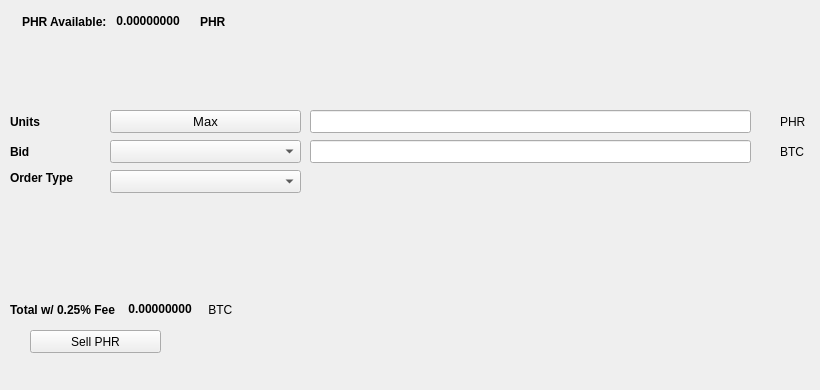
   <widget class="QWidget" name="SellTab">
    <attribute name="title">
     <string>Sell</string>
    </attribute>
    <widget class="QLabel" name="label_16">
     <property name="geometry">
      <rect>
       <x>780</x>
       <y>140</y>
       <width>31</width>
       <height>23</height>
      </rect>
     </property>
     <property name="text">
      <string>BTC</string>
     </property>
    </widget>
    <widget class="QComboBox" name="SellBidcomboBox">
     <property name="geometry">
      <rect>
       <x>110</x>
       <y>140</y>
       <width>191</width>
       <height>23</height>
      </rect>
     </property>
     <property name="font">
      <font>
       <pointsize>10</pointsize>
      </font>
     </property>
    </widget>
    <widget class="QLabel" name="label_18">
     <property name="geometry">
      <rect>
       <x>10</x>
       <y>110</y>
       <width>46</width>
       <height>23</height>
      </rect>
     </property>
     <property name="font">
      <font>
       <weight>75</weight>
       <bold>true</bold>
      </font>
     </property>
     <property name="text">
      <string>Units</string>
     </property>
    </widget>
    <widget class="QPushButton" name="Sell_Max_Amount">
     <property name="geometry">
      <rect>
       <x>110</x>
       <y>110</y>
       <width>191</width>
       <height>23</height>
      </rect>
     </property>
     <property name="font">
      <font>
       <pointsize>10</pointsize>
      </font>
     </property>
     <property name="text">
      <string>Max</string>
     </property>
    </widget>
    <widget class="QLabel" name="label_20">
     <property name="geometry">
      <rect>
       <x>10</x>
       <y>170</y>
       <width>91</width>
       <height>16</height>
      </rect>
     </property>
     <property name="font">
      <font>
       <weight>75</weight>
       <bold>true</bold>
      </font>
     </property>
     <property name="text">
      <string>Order Type</string>
     </property>
    </widget>
    <widget class="QComboBox" name="SellOrdertypeCombo">
     <property name="geometry">
      <rect>
       <x>110</x>
       <y>170</y>
       <width>191</width>
       <height>23</height>
      </rect>
     </property>
     <property name="font">
      <font>
       <pointsize>10</pointsize>
      </font>
     </property>
    </widget>
    <widget class="QLabel" name="label_21">
     <property name="geometry">
      <rect>
       <x>10</x>
       <y>140</y>
       <width>46</width>
       <height>23</height>
      </rect>
     </property>
     <property name="font">
      <font>
       <weight>75</weight>
       <bold>true</bold>
      </font>
     </property>
     <property name="text">
      <string>Bid</string>
     </property>
    </widget>
    <widget class="QLabel" name="label_22">
     <property name="geometry">
      <rect>
       <x>780</x>
       <y>110</y>
       <width>31</width>
       <height>23</height>
      </rect>
     </property>
     <property name="text">
      <string>PHR</string>
     </property>
    </widget>
    <widget class="QLineEdit" name="UnitsInputPHR">
     <property name="geometry">
      <rect>
       <x>310</x>
       <y>110</y>
       <width>441</width>
       <height>23</height>
      </rect>
     </property>
     <property name="font">
      <font>
       <pointsize>9</pointsize>
       <weight>75</weight>
       <bold>true</bold>
      </font>
     </property>
    </widget>
    <widget class="QLineEdit" name="SellBidPriceEdit">
     <property name="geometry">
      <rect>
       <x>310</x>
       <y>140</y>
       <width>441</width>
       <height>23</height>
      </rect>
     </property>
     <property name="font">
      <font>
       <pointsize>9</pointsize>
       <weight>75</weight>
       <bold>true</bold>
      </font>
     </property>
    </widget>
    <widget class="QPushButton" name="SellPHRBTN">
     <property name="geometry">
      <rect>
       <x>30</x>
       <y>330</y>
       <width>131</width>
       <height>23</height>
      </rect>
     </property>
     <property name="text">
      <string>Sell PHR</string>
     </property>
     <property name="icon">
      <iconset resource="../atheneum">
       <normaloff>:/icons/bitcoin</normaloff>:/icons/bitcoin</iconset>
     </property>
    </widget>
    <widget class="QWidget" name="layoutWidget3">
     <property name="geometry">
      <rect>
       <x>22</x>
       <y>12</y>
       <width>258</width>
       <height>19</height>
      </rect>
     </property>
     <layout class="QHBoxLayout" name="horizontalLayout">
      <item>
       <widget class="QLabel" name="label232_2">
        <property name="font">
         <font>
          <weight>75</weight>
          <bold>true</bold>
         </font>
        </property>
        <property name="text">
         <string>PHR Available:</string>
        </property>
       </widget>
      </item>
      <item>
       <widget class="QLabel" name="PHRAvailableLabel">
        <property name="palette">
         <palette>
          <active>
           <colorrole role="WindowText">
            <brush brushstyle="SolidPattern">
             <color alpha="255">
              <red>0</red>
              <green>0</green>
              <blue>0</blue>
             </color>
            </brush>
           </colorrole>
           <colorrole role="Button">
            <brush brushstyle="SolidPattern">
             <color alpha="255">
              <red>0</red>
              <green>170</green>
              <blue>0</blue>
             </color>
            </brush>
           </colorrole>
           <colorrole role="Light">
            <brush brushstyle="SolidPattern">
             <color alpha="255">
              <red>0</red>
              <green>255</green>
              <blue>0</blue>
             </color>
            </brush>
           </colorrole>
           <colorrole role="Midlight">
            <brush brushstyle="SolidPattern">
             <color alpha="255">
              <red>0</red>
              <green>212</green>
              <blue>0</blue>
             </color>
            </brush>
           </colorrole>
           <colorrole role="Dark">
            <brush brushstyle="SolidPattern">
             <color alpha="255">
              <red>0</red>
              <green>85</green>
              <blue>0</blue>
             </color>
            </brush>
           </colorrole>
           <colorrole role="Mid">
            <brush brushstyle="SolidPattern">
             <color alpha="255">
              <red>0</red>
              <green>113</green>
              <blue>0</blue>
             </color>
            </brush>
           </colorrole>
           <colorrole role="Text">
            <brush brushstyle="SolidPattern">
             <color alpha="255">
              <red>0</red>
              <green>170</green>
              <blue>0</blue>
             </color>
            </brush>
           </colorrole>
           <colorrole role="BrightText">
            <brush brushstyle="SolidPattern">
             <color alpha="255">
              <red>255</red>
              <green>255</green>
              <blue>255</blue>
             </color>
            </brush>
           </colorrole>
           <colorrole role="ButtonText">
            <brush brushstyle="SolidPattern">
             <color alpha="255">
              <red>0</red>
              <green>0</green>
              <blue>0</blue>
             </color>
            </brush>
           </colorrole>
           <colorrole role="Base">
            <brush brushstyle="SolidPattern">
             <color alpha="255">
              <red>255</red>
              <green>255</green>
              <blue>255</blue>
             </color>
            </brush>
           </colorrole>
           <colorrole role="Window">
            <brush brushstyle="SolidPattern">
             <color alpha="255">
              <red>0</red>
              <green>170</green>
              <blue>0</blue>
             </color>
            </brush>
           </colorrole>
           <colorrole role="Shadow">
            <brush brushstyle="SolidPattern">
             <color alpha="255">
              <red>0</red>
              <green>0</green>
              <blue>0</blue>
             </color>
            </brush>
           </colorrole>
           <colorrole role="AlternateBase">
            <brush brushstyle="SolidPattern">
             <color alpha="255">
              <red>127</red>
              <green>212</green>
              <blue>127</blue>
             </color>
            </brush>
           </colorrole>
           <colorrole role="ToolTipBase">
            <brush brushstyle="SolidPattern">
             <color alpha="255">
              <red>255</red>
              <green>255</green>
              <blue>220</blue>
             </color>
            </brush>
           </colorrole>
           <colorrole role="ToolTipText">
            <brush brushstyle="SolidPattern">
             <color alpha="255">
              <red>0</red>
              <green>0</green>
              <blue>0</blue>
             </color>
            </brush>
           </colorrole>
          </active>
          <inactive>
           <colorrole role="WindowText">
            <brush brushstyle="SolidPattern">
             <color alpha="255">
              <red>0</red>
              <green>0</green>
              <blue>0</blue>
             </color>
            </brush>
           </colorrole>
           <colorrole role="Button">
            <brush brushstyle="SolidPattern">
             <color alpha="255">
              <red>0</red>
              <green>170</green>
              <blue>0</blue>
             </color>
            </brush>
           </colorrole>
           <colorrole role="Light">
            <brush brushstyle="SolidPattern">
             <color alpha="255">
              <red>0</red>
              <green>255</green>
              <blue>0</blue>
             </color>
            </brush>
           </colorrole>
           <colorrole role="Midlight">
            <brush brushstyle="SolidPattern">
             <color alpha="255">
              <red>0</red>
              <green>212</green>
              <blue>0</blue>
             </color>
            </brush>
           </colorrole>
           <colorrole role="Dark">
            <brush brushstyle="SolidPattern">
             <color alpha="255">
              <red>0</red>
              <green>85</green>
              <blue>0</blue>
             </color>
            </brush>
           </colorrole>
           <colorrole role="Mid">
            <brush brushstyle="SolidPattern">
             <color alpha="255">
              <red>0</red>
              <green>113</green>
              <blue>0</blue>
             </color>
            </brush>
           </colorrole>
           <colorrole role="Text">
            <brush brushstyle="SolidPattern">
             <color alpha="255">
              <red>0</red>
              <green>170</green>
              <blue>0</blue>
             </color>
            </brush>
           </colorrole>
           <colorrole role="BrightText">
            <brush brushstyle="SolidPattern">
             <color alpha="255">
              <red>255</red>
              <green>255</green>
              <blue>255</blue>
             </color>
            </brush>
           </colorrole>
           <colorrole role="ButtonText">
            <brush brushstyle="SolidPattern">
             <color alpha="255">
              <red>0</red>
              <green>0</green>
              <blue>0</blue>
             </color>
            </brush>
           </colorrole>
           <colorrole role="Base">
            <brush brushstyle="SolidPattern">
             <color alpha="255">
              <red>255</red>
              <green>255</green>
              <blue>255</blue>
             </color>
            </brush>
           </colorrole>
           <colorrole role="Window">
            <brush brushstyle="SolidPattern">
             <color alpha="255">
              <red>0</red>
              <green>170</green>
              <blue>0</blue>
             </color>
            </brush>
           </colorrole>
           <colorrole role="Shadow">
            <brush brushstyle="SolidPattern">
             <color alpha="255">
              <red>0</red>
              <green>0</green>
              <blue>0</blue>
             </color>
            </brush>
           </colorrole>
           <colorrole role="AlternateBase">
            <brush brushstyle="SolidPattern">
             <color alpha="255">
              <red>127</red>
              <green>212</green>
              <blue>127</blue>
             </color>
            </brush>
           </colorrole>
           <colorrole role="ToolTipBase">
            <brush brushstyle="SolidPattern">
             <color alpha="255">
              <red>255</red>
              <green>255</green>
              <blue>220</blue>
             </color>
            </brush>
           </colorrole>
           <colorrole role="ToolTipText">
            <brush brushstyle="SolidPattern">
             <color alpha="255">
              <red>0</red>
              <green>0</green>
              <blue>0</blue>
             </color>
            </brush>
           </colorrole>
          </inactive>
          <disabled>
           <colorrole role="WindowText">
            <brush brushstyle="SolidPattern">
             <color alpha="255">
              <red>0</red>
              <green>85</green>
              <blue>0</blue>
             </color>
            </brush>
           </colorrole>
           <colorrole role="Button">
            <brush brushstyle="SolidPattern">
             <color alpha="255">
              <red>0</red>
              <green>170</green>
              <blue>0</blue>
             </color>
            </brush>
           </colorrole>
           <colorrole role="Light">
            <brush brushstyle="SolidPattern">
             <color alpha="255">
              <red>0</red>
              <green>255</green>
              <blue>0</blue>
             </color>
            </brush>
           </colorrole>
           <colorrole role="Midlight">
            <brush brushstyle="SolidPattern">
             <color alpha="255">
              <red>0</red>
              <green>212</green>
              <blue>0</blue>
             </color>
            </brush>
           </colorrole>
           <colorrole role="Dark">
            <brush brushstyle="SolidPattern">
             <color alpha="255">
              <red>0</red>
              <green>85</green>
              <blue>0</blue>
             </color>
            </brush>
           </colorrole>
           <colorrole role="Mid">
            <brush brushstyle="SolidPattern">
             <color alpha="255">
              <red>0</red>
              <green>113</green>
              <blue>0</blue>
             </color>
            </brush>
           </colorrole>
           <colorrole role="Text">
            <brush brushstyle="SolidPattern">
             <color alpha="255">
              <red>0</red>
              <green>85</green>
              <blue>0</blue>
             </color>
            </brush>
           </colorrole>
           <colorrole role="BrightText">
            <brush brushstyle="SolidPattern">
             <color alpha="255">
              <red>255</red>
              <green>255</green>
              <blue>255</blue>
             </color>
            </brush>
           </colorrole>
           <colorrole role="ButtonText">
            <brush brushstyle="SolidPattern">
             <color alpha="255">
              <red>0</red>
              <green>85</green>
              <blue>0</blue>
             </color>
            </brush>
           </colorrole>
           <colorrole role="Base">
            <brush brushstyle="SolidPattern">
             <color alpha="255">
              <red>0</red>
              <green>170</green>
              <blue>0</blue>
             </color>
            </brush>
           </colorrole>
           <colorrole role="Window">
            <brush brushstyle="SolidPattern">
             <color alpha="255">
              <red>0</red>
              <green>170</green>
              <blue>0</blue>
             </color>
            </brush>
           </colorrole>
           <colorrole role="Shadow">
            <brush brushstyle="SolidPattern">
             <color alpha="255">
              <red>0</red>
              <green>0</green>
              <blue>0</blue>
             </color>
            </brush>
           </colorrole>
           <colorrole role="AlternateBase">
            <brush brushstyle="SolidPattern">
             <color alpha="255">
              <red>0</red>
              <green>170</green>
              <blue>0</blue>
             </color>
            </brush>
           </colorrole>
           <colorrole role="ToolTipBase">
            <brush brushstyle="SolidPattern">
             <color alpha="255">
              <red>255</red>
              <green>255</green>
              <blue>220</blue>
             </color>
            </brush>
           </colorrole>
           <colorrole role="ToolTipText">
            <brush brushstyle="SolidPattern">
             <color alpha="255">
              <red>0</red>
              <green>0</green>
              <blue>0</blue>
             </color>
            </brush>
           </colorrole>
          </disabled>
         </palette>
        </property>
        <property name="font">
         <font>
          <weight>75</weight>
          <bold>true</bold>
         </font>
        </property>
        <property name="text">
         <string> 0.00000000 </string>
        </property>
        <property name="textInteractionFlags">
         <set>Qt::LinksAccessibleByMouse|Qt::TextSelectableByKeyboard|Qt::TextSelectableByMouse</set>
        </property>
       </widget>
      </item>
      <item>
       <widget class="QLabel" name="labelPHR">
        <property name="font">
         <font>
          <weight>75</weight>
          <bold>true</bold>
         </font>
        </property>
        <property name="text">
         <string>PHR</string>
        </property>
       </widget>
      </item>
     </layout>
    </widget>
    <widget class="QWidget" name="layoutWidget">
     <property name="geometry">
      <rect>
       <x>10</x>
       <y>300</y>
       <width>268</width>
       <height>19</height>
      </rect>
     </property>
     <layout class="QHBoxLayout" name="horizontalLayout_2">
      <item>
       <widget class="QLabel" name="label_19">
        <property name="font">
         <font>
          <weight>75</weight>
          <bold>true</bold>
         </font>
        </property>
        <property name="text">
         <string>Total w/ 0.25% Fee </string>
        </property>
       </widget>
      </item>
      <item>
       <widget class="QLabel" name="SellCostLabel">
        <property name="palette">
         <palette>
          <active>
           <colorrole role="WindowText">
            <brush brushstyle="SolidPattern">
             <color alpha="255">
              <red>0</red>
              <green>0</green>
              <blue>0</blue>
             </color>
            </brush>
           </colorrole>
           <colorrole role="Button">
            <brush brushstyle="SolidPattern">
             <color alpha="255">
              <red>0</red>
              <green>170</green>
              <blue>0</blue>
             </color>
            </brush>
           </colorrole>
           <colorrole role="Light">
            <brush brushstyle="SolidPattern">
             <color alpha="255">
              <red>0</red>
              <green>255</green>
              <blue>0</blue>
             </color>
            </brush>
           </colorrole>
           <colorrole role="Midlight">
            <brush brushstyle="SolidPattern">
             <color alpha="255">
              <red>0</red>
              <green>212</green>
              <blue>0</blue>
             </color>
            </brush>
           </colorrole>
           <colorrole role="Dark">
            <brush brushstyle="SolidPattern">
             <color alpha="255">
              <red>0</red>
              <green>85</green>
              <blue>0</blue>
             </color>
            </brush>
           </colorrole>
           <colorrole role="Mid">
            <brush brushstyle="SolidPattern">
             <color alpha="255">
              <red>0</red>
              <green>113</green>
              <blue>0</blue>
             </color>
            </brush>
           </colorrole>
           <colorrole role="Text">
            <brush brushstyle="SolidPattern">
             <color alpha="255">
              <red>0</red>
              <green>170</green>
              <blue>0</blue>
             </color>
            </brush>
           </colorrole>
           <colorrole role="BrightText">
            <brush brushstyle="SolidPattern">
             <color alpha="255">
              <red>255</red>
              <green>255</green>
              <blue>255</blue>
             </color>
            </brush>
           </colorrole>
           <colorrole role="ButtonText">
            <brush brushstyle="SolidPattern">
             <color alpha="255">
              <red>0</red>
              <green>0</green>
              <blue>0</blue>
             </color>
            </brush>
           </colorrole>
           <colorrole role="Base">
            <brush brushstyle="SolidPattern">
             <color alpha="255">
              <red>255</red>
              <green>255</green>
              <blue>255</blue>
             </color>
            </brush>
           </colorrole>
           <colorrole role="Window">
            <brush brushstyle="SolidPattern">
             <color alpha="255">
              <red>0</red>
              <green>170</green>
              <blue>0</blue>
             </color>
            </brush>
           </colorrole>
           <colorrole role="Shadow">
            <brush brushstyle="SolidPattern">
             <color alpha="255">
              <red>0</red>
              <green>0</green>
              <blue>0</blue>
             </color>
            </brush>
           </colorrole>
           <colorrole role="AlternateBase">
            <brush brushstyle="SolidPattern">
             <color alpha="255">
              <red>127</red>
              <green>212</green>
              <blue>127</blue>
             </color>
            </brush>
           </colorrole>
           <colorrole role="ToolTipBase">
            <brush brushstyle="SolidPattern">
             <color alpha="255">
              <red>255</red>
              <green>255</green>
              <blue>220</blue>
             </color>
            </brush>
           </colorrole>
           <colorrole role="ToolTipText">
            <brush brushstyle="SolidPattern">
             <color alpha="255">
              <red>0</red>
              <green>0</green>
              <blue>0</blue>
             </color>
            </brush>
           </colorrole>
          </active>
          <inactive>
           <colorrole role="WindowText">
            <brush brushstyle="SolidPattern">
             <color alpha="255">
              <red>0</red>
              <green>0</green>
              <blue>0</blue>
             </color>
            </brush>
           </colorrole>
           <colorrole role="Button">
            <brush brushstyle="SolidPattern">
             <color alpha="255">
              <red>0</red>
              <green>170</green>
              <blue>0</blue>
             </color>
            </brush>
           </colorrole>
           <colorrole role="Light">
            <brush brushstyle="SolidPattern">
             <color alpha="255">
              <red>0</red>
              <green>255</green>
              <blue>0</blue>
             </color>
            </brush>
           </colorrole>
           <colorrole role="Midlight">
            <brush brushstyle="SolidPattern">
             <color alpha="255">
              <red>0</red>
              <green>212</green>
              <blue>0</blue>
             </color>
            </brush>
           </colorrole>
           <colorrole role="Dark">
            <brush brushstyle="SolidPattern">
             <color alpha="255">
              <red>0</red>
              <green>85</green>
              <blue>0</blue>
             </color>
            </brush>
           </colorrole>
           <colorrole role="Mid">
            <brush brushstyle="SolidPattern">
             <color alpha="255">
              <red>0</red>
              <green>113</green>
              <blue>0</blue>
             </color>
            </brush>
           </colorrole>
           <colorrole role="Text">
            <brush brushstyle="SolidPattern">
             <color alpha="255">
              <red>0</red>
              <green>170</green>
              <blue>0</blue>
             </color>
            </brush>
           </colorrole>
           <colorrole role="BrightText">
            <brush brushstyle="SolidPattern">
             <color alpha="255">
              <red>255</red>
              <green>255</green>
              <blue>255</blue>
             </color>
            </brush>
           </colorrole>
           <colorrole role="ButtonText">
            <brush brushstyle="SolidPattern">
             <color alpha="255">
              <red>0</red>
              <green>0</green>
              <blue>0</blue>
             </color>
            </brush>
           </colorrole>
           <colorrole role="Base">
            <brush brushstyle="SolidPattern">
             <color alpha="255">
              <red>255</red>
              <green>255</green>
              <blue>255</blue>
             </color>
            </brush>
           </colorrole>
           <colorrole role="Window">
            <brush brushstyle="SolidPattern">
             <color alpha="255">
              <red>0</red>
              <green>170</green>
              <blue>0</blue>
             </color>
            </brush>
           </colorrole>
           <colorrole role="Shadow">
            <brush brushstyle="SolidPattern">
             <color alpha="255">
              <red>0</red>
              <green>0</green>
              <blue>0</blue>
             </color>
            </brush>
           </colorrole>
           <colorrole role="AlternateBase">
            <brush brushstyle="SolidPattern">
             <color alpha="255">
              <red>127</red>
              <green>212</green>
              <blue>127</blue>
             </color>
            </brush>
           </colorrole>
           <colorrole role="ToolTipBase">
            <brush brushstyle="SolidPattern">
             <color alpha="255">
              <red>255</red>
              <green>255</green>
              <blue>220</blue>
             </color>
            </brush>
           </colorrole>
           <colorrole role="ToolTipText">
            <brush brushstyle="SolidPattern">
             <color alpha="255">
              <red>0</red>
              <green>0</green>
              <blue>0</blue>
             </color>
            </brush>
           </colorrole>
          </inactive>
          <disabled>
           <colorrole role="WindowText">
            <brush brushstyle="SolidPattern">
             <color alpha="255">
              <red>0</red>
              <green>85</green>
              <blue>0</blue>
             </color>
            </brush>
           </colorrole>
           <colorrole role="Button">
            <brush brushstyle="SolidPattern">
             <color alpha="255">
              <red>0</red>
              <green>170</green>
              <blue>0</blue>
             </color>
            </brush>
           </colorrole>
           <colorrole role="Light">
            <brush brushstyle="SolidPattern">
             <color alpha="255">
              <red>0</red>
              <green>255</green>
              <blue>0</blue>
             </color>
            </brush>
           </colorrole>
           <colorrole role="Midlight">
            <brush brushstyle="SolidPattern">
             <color alpha="255">
              <red>0</red>
              <green>212</green>
              <blue>0</blue>
             </color>
            </brush>
           </colorrole>
           <colorrole role="Dark">
            <brush brushstyle="SolidPattern">
             <color alpha="255">
              <red>0</red>
              <green>85</green>
              <blue>0</blue>
             </color>
            </brush>
           </colorrole>
           <colorrole role="Mid">
            <brush brushstyle="SolidPattern">
             <color alpha="255">
              <red>0</red>
              <green>113</green>
              <blue>0</blue>
             </color>
            </brush>
           </colorrole>
           <colorrole role="Text">
            <brush brushstyle="SolidPattern">
             <color alpha="255">
              <red>0</red>
              <green>85</green>
              <blue>0</blue>
             </color>
            </brush>
           </colorrole>
           <colorrole role="BrightText">
            <brush brushstyle="SolidPattern">
             <color alpha="255">
              <red>255</red>
              <green>255</green>
              <blue>255</blue>
             </color>
            </brush>
           </colorrole>
           <colorrole role="ButtonText">
            <brush brushstyle="SolidPattern">
             <color alpha="255">
              <red>0</red>
              <green>85</green>
              <blue>0</blue>
             </color>
            </brush>
           </colorrole>
           <colorrole role="Base">
            <brush brushstyle="SolidPattern">
             <color alpha="255">
              <red>0</red>
              <green>170</green>
              <blue>0</blue>
             </color>
            </brush>
           </colorrole>
           <colorrole role="Window">
            <brush brushstyle="SolidPattern">
             <color alpha="255">
              <red>0</red>
              <green>170</green>
              <blue>0</blue>
             </color>
            </brush>
           </colorrole>
           <colorrole role="Shadow">
            <brush brushstyle="SolidPattern">
             <color alpha="255">
              <red>0</red>
              <green>0</green>
              <blue>0</blue>
             </color>
            </brush>
           </colorrole>
           <colorrole role="AlternateBase">
            <brush brushstyle="SolidPattern">
             <color alpha="255">
              <red>0</red>
              <green>170</green>
              <blue>0</blue>
             </color>
            </brush>
           </colorrole>
           <colorrole role="ToolTipBase">
            <brush brushstyle="SolidPattern">
             <color alpha="255">
              <red>255</red>
              <green>255</green>
              <blue>220</blue>
             </color>
            </brush>
           </colorrole>
           <colorrole role="ToolTipText">
            <brush brushstyle="SolidPattern">
             <color alpha="255">
              <red>0</red>
              <green>0</green>
              <blue>0</blue>
             </color>
            </brush>
           </colorrole>
          </disabled>
         </palette>
        </property>
        <property name="font">
         <font>
          <weight>75</weight>
          <bold>true</bold>
         </font>
        </property>
        <property name="autoFillBackground">
         <bool>false</bool>
        </property>
        <property name="text">
         <string> 0.00000000</string>
        </property>
        <property name="textInteractionFlags">
         <set>Qt::LinksAccessibleByMouse|Qt::TextSelectableByMouse</set>
        </property>
       </widget>
      </item>
      <item>
       <widget class="QLabel" name="label_17">
        <property name="font">
         <font>
          <weight>50</weight>
          <bold>false</bold>
         </font>
        </property>
        <property name="text">
         <string> BTC</string>
        </property>
       </widget>
      </item>
     </layout>
    </widget>
    <widget class="QLabel" name="label_23">
     <property name="geometry">
      <rect>
       <x>460</x>
       <y>300</y>
       <width>281</width>
       <height>81</height>
      </rect>
     </property>
     <property name="text">
      <string/>
     </property>
     <property name="pixmap">
      <pixmap>:/images/bittrex</pixmap>
     </property>
    </widget>
   </widget>
